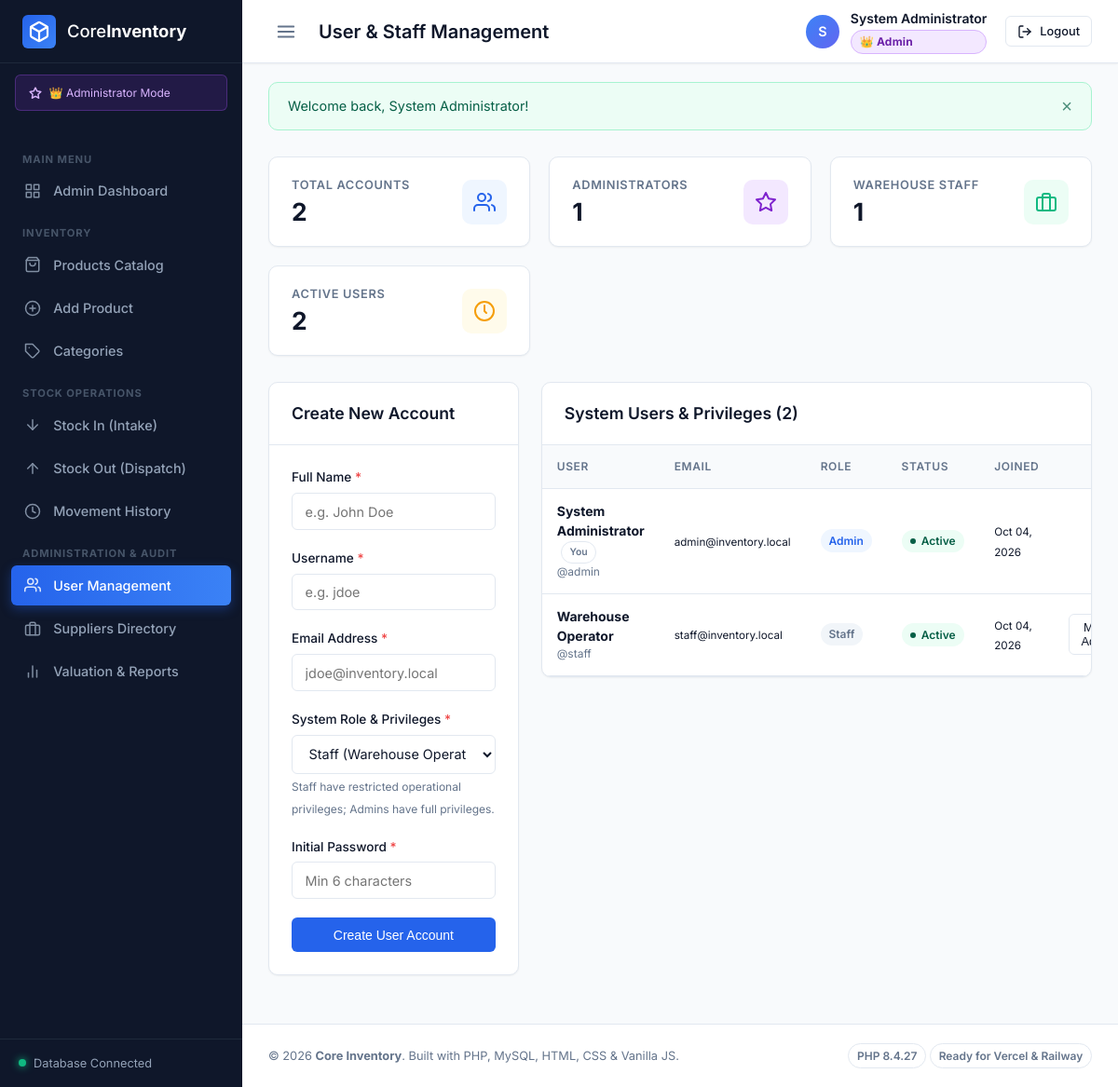
The page /pages/users.php (signed in) on the database its author committed.
### tables this page shows
CREATE TABLE `users` (
    `id` INT UNSIGNED NOT NULL AUTO_INCREMENT,
    `full_name` VARCHAR(100) NOT NULL,
    `username` VARCHAR(50) NOT NULL,
    `email` VARCHAR(100) NOT NULL,
    `password_hash` VARCHAR(255) NOT NULL,
    `role` ENUM('admin', 'staff') NOT NULL DEFAULT 'staff',
    `status` ENUM('active', 'inactive') NOT NULL DEFAULT 'active',
    `created_at` DATETIME NOT NULL DEFAULT CURRENT_TIMESTAMP,
    `updated_at` DATETIME NOT NULL DEFAULT CURRENT_TIMESTAMP ON UPDATE CURRENT_TIMESTAMP,
    PRIMARY KEY (`id`),
    UNIQUE KEY `uk_users_username` (`username`),
    UNIQUE KEY `uk_users_email` (`email`)
);

### config/config.php (called while the page is built, shortened)
<?php
function url(string $path = ''): string {
    $trimmedPath = ltrim($path, '/');
    return BASE_URL . '/' . $trimmedPath;
}
function isLoggedIn(): bool {
    return isset($_SESSION['user_id']) && !empty($_SESSION['user_id']);
}
function currentUser(): ?array {
    return [
        'id'        => $_SESSION['user_id'] ?? null,
        'full_name' => $_SESSION['user_name'] ?? 'User',
        'username'  => $_SESSION['username'] ?? '',
        'email'     => $_SESSION['user_email'] ?? '',
        'role'      => $_SESSION['user_role'] ?? 'staff'
    ];
}

### pages/users.php (the view, shortened to what this page needs)
<?php
require_once __DIR__ . '/../includes/header.php';
$users = $pdo->query("SELECT * FROM users ORDER BY role ASC, created_at DESC")->fetchAll();
$totalUsers = count($users);
$adminCount = 0;
$staffCount = 0;
$activeCount = 0;
foreach ($users as $u) {
    if ($u['role'] === 'admin') $adminCount++;
    if ($u['role'] === 'staff') $staffCount++;
    if ($u['status'] === 'active') $activeCount++;
}
$currentUserId = currentUser()['id'] ?? 0;
?>
<div class="metrics-grid">
    <div class="metric-card">
        <div class="metric-data">
            <span class="metric-label">Total Accounts</span>
            <span class="metric-value"><?= $totalUsers ?></span>
        </div>
        <div class="metric-icon primary">
        </div>
    </div>
    <div class="metric-card">
        <div class="metric-data">
            <span class="metric-label">Administrators</span>
            <span class="metric-value"><?= $adminCount ?></span>
        </div>
        <div class="metric-icon" style="background: #f3e8ff; color: #7e22ce;">
            <svg width="24" height="24" viewBox="0 0 24 24" fill="none" stroke="currentColor" stroke-width="2" stroke-linecap="round" stroke-linejoin="round">
                <path d="M12 2l3.09 6.26L22 9.27l-5 4.87 1.18 6.88L12 17.77l-6.18 3.25L7 14.14 2 9.27l6.91-1.01L12 2z"></path>
            </svg>
        </div>
    </div>
    <div class="metric-card">
        <div class="metric-data">
            <span class="metric-label">Warehouse Staff</span>
            <span class="metric-value"><?= $staffCount ?></span>
        </div>
        <div class="metric-icon success">
            <svg width="24" height="24" viewBox="0 0 24 24" fill="none" stroke="currentColor" stroke-width="2" stroke-linecap="round" stroke-linejoin="round">
                <rect x="2" y="7" width="20" height="14" rx="2" ry="2"></rect>
                <path d="M16 21V5a2 2 0 0 0-2-2h-4a2 2 0 0 0-2 2v16"></path>
            </svg>
        </div>
    </div>
    <div class="metric-card">
        <div class="metric-data">
            <span class="metric-label">Active Users</span>
            <span class="metric-value"><?= $activeCount ?></span>
        </div>
        <div class="metric-icon warning">
            <svg width="24" height="24" viewBox="0 0 24 24" fill="none" stroke="currentColor" stroke-width="2" stroke-linecap="round" stroke-linejoin="round">
                <circle cx="12" cy="12" r="10"></circle>
                <polyline points="12 6 12 12 14 14"></polyline>
            </svg>
        </div>
    </div>
</div>
<div style="display: grid; grid-template-columns: 1fr 2.2fr; gap: 1.5rem; align-items: start;">
    <div class="card">
        <div class="card-header">
            <h2 class="card-title">Create New Account</h2>
        </div>
        <div class="card-body">
            <form action="<?= url('api/users.php?action=create') ?>" method="POST">
                <div class="form-group">
                    <label class="form-label required" for="full_name">Full Name</label>
                    <input type="text" id="full_name" name="full_name" class="form-control" placeholder="e.g. John Doe" required>
                </div>
                <div class="form-group">
                    <label class="form-label required" for="username">Username</label>
                    <input type="text" id="username" name="username" class="form-control" placeholder="e.g. jdoe" required>
                </div>
                <div class="form-group">
                    <label class="form-label required" for="email">Email Address</label>
                    <input type="email" id="email" name="email" class="form-control" placeholder="jdoe@inventory.local" required>
                </div>
                <div class="form-group">
                    <label class="form-label required" for="role">System Role & Privileges</label>
                    <select id="role" name="role" class="form-control" required>
                        <option value="staff">Staff (Warehouse Operations, Intake & Dispatch)</option>
                    </select>
                    <span class="form-text">Staff have restricted operational privileges; Admins have full privileges.</span>
                </div>
                <div class="form-group">
                    <label class="form-label required" for="password">Initial Password</label>
                    <input type="password" id="password" name="password" class="form-control" placeholder="Min 6 characters" required>
                </div>
                <button type="submit" class="btn btn-primary" style="width: 100%;">Create User Account</button>
            </form>
        </div>
    </div>
    <div class="card">
        <div class="card-header">
            <h2 class="card-title">System Users & Privileges (<?= $totalUsers ?>)</h2>
        </div>
        <div class="card-body" style="padding: 0;">
            <div class="table-responsive">
                <table class="table">
                    <thead>
                        <tr>
                            <th>User</th>
                            <th>Email</th>
                            <th>Role</th>
                            <th>Status</th>
                            <th>Joined</th>
                            <th style="text-align: right;">Privilege Controls</th>
                        </tr>
                    </thead>
                    <tbody>
                        <?php foreach ($users as $u):
                            $isSelf = ((int)$u['id'] === (int)$currentUserId);
                        ?>
                            <tr>
                                <td>
                                    <strong><?= htmlspecialchars($u['full_name']) ?></strong>
                                    <?php if ($isSelf): ?>
                                        <span class="badge badge-outline" style="font-size: 0.65rem; margin-left: 0.25rem;">You</span>
                                    <?php endif; ?>
                                    <div style="font-size: 0.75rem; color: var(--text-muted);">@<?= htmlspecialchars($u['username']) ?></div>
                                </td>
                                <td><small><?= htmlspecialchars($u['email']) ?></small></td>
                                <td>
                                    <span class="badge <?= $u['role'] === 'admin' ? 'badge-primary' : 'badge-secondary' ?>">
                                        <?= ucfirst($u['role']) ?>
                                    </span>
                                </td>
                                <td>
                                    <span class="stock-status-pill <?= $u['status'] === 'active' ? 'instock' : 'outofstock' ?>">
                                        <?= ucfirst($u['status']) ?>
                                    </span>
                                </td>
                                <td><small><?= date('M d, Y', strtotime($u['created_at'])) ?></small></td>
                                <td style="text-align: right;">
                                    <?php if ($isSelf): ?>
                                        <small style="color: var(--text-muted);">Current Active Session</small>
                                    <?php else: ?>
                                        <div style="display: inline-flex; gap: 0.35rem; align-items: center;">
                                            <form action="<?= url('api/users.php?action=change_role') ?>" method="POST" style="margin: 0; display: inline;">
                                                <button type="submit" class="btn btn-sm btn-outline" title="Switch between Admin and Staff">
                                                    <?= $u['role'] === 'admin' ? 'Make Staff' : 'Make Admin' ?>
                                                </button>
                                            </form>
                                        </div>
                                    <?php endif; ?>
                                </td>
                            </tr>
                        <?php endforeach; ?>
                    </tbody>
                </table>
            </div>
        </div>
    </div>
</div>
<?php require_once __DIR__ . '/../includes/footer.php'; ?>

### assets/css/style.css (style rules this page uses)
:root { --primary: #2563eb; --primary-hover: #1d4ed8; --primary-light: #eff6ff; --secondary: #64748b; --secondary-hover: #475569; --secondary-light: #f1f5f9; --success: #10b981; --success-light: #ecfdf5; --warning: #f59e0b; --warning-light: #fffbeb; --danger: #ef4444; --danger-light: #fef2f2; --info: #06b6d4; --info-light: #ecfeff; --bg-main: #f8fafc; --bg-card: #ffffff; --bg-sidebar: #0f172a; --bg-sidebar-hover: #1e293b; --text-main: #0f172a; --text-muted: #64748b; --text-sidebar: #94a3b8; --text-sidebar-active: #ffffff; --border-color: #e2e8f0; --border-sidebar: #1e293b; --radius-sm: 6px; --radius-md: 10px; --radius-lg: 14px; --radius-full: 9999px; --shadow-sm: 0 1px 2px 0 rgba(0, 0, 0, 0.05); --shadow-md: 0 4px 6px -1px rgba(0, 0, 0, 0.07), 0 2px 4px -2px rgba(0, 0, 0, 0.05); --shadow-lg: 0 10px 15px -3px rgba(0, 0, 0, 0.08), 0 4px 6px -4px rgba(0, 0, 0, 0.05); --font-sans: 'Inter', -apple-system, BlinkMacSystemFont, 'Segoe UI', Roboto, sans-serif; --sidebar-width: 260px; --sidebar-collapsed-width: 70px; --navbar-height: 68px; --transition: all 0.25s cubic-bezier(0.4, 0, 0.2, 1); }
*, *::before, *::after { box-sizing: border-box; margin: 0; padding: 0; }
body { font-family: var(--font-sans); background-color: var(--bg-main); color: var(--text-main); line-height: 1.5; -webkit-font-smoothing: antialiased; }
.btn { display: inline-flex; align-items: center; justify-content: center; gap: 0.5rem; padding: 0.6rem 1.15rem; font-size: 0.875rem; font-weight: 500; border-radius: var(--radius-sm); border: 1px solid transparent; cursor: pointer; transition: var(--transition); }
.btn-primary { background-color: var(--primary); color: white; }
.btn-outline { background-color: transparent; border-color: var(--border-color); color: var(--text-main); }
.btn-sm { padding: 0.4rem 0.75rem; font-size: 0.8rem; }
.badge { display: inline-flex; align-items: center; padding: 0.2rem 0.55rem; font-size: 0.75rem; font-weight: 600; border-radius: var(--radius-full); }
.badge-primary { background: var(--primary-light); color: var(--primary); }
.badge-secondary { background: var(--secondary-light); color: var(--secondary); }
.badge-outline { background: transparent; border: 1px solid var(--border-color); color: var(--text-muted); }
.card { background: var(--bg-card); border-radius: var(--radius-md); border: 1px solid var(--border-color); box-shadow: var(--shadow-sm); margin-bottom: 1.5rem; overflow: hidden; }
.card-header { padding: 1.25rem 1.5rem; border-bottom: 1px solid var(--border-color); display: flex; align-items: center; justify-content: space-between; }
.card-title { font-size: 1.1rem; font-weight: 600; }
.card-body { padding: 1.5rem; }
.table-responsive { overflow-x: auto; width: 100%; }
.table { width: 100%; border-collapse: collapse; font-size: 0.875rem; text-align: left; }
.table th { background: #f8fafc; color: var(--text-muted); font-weight: 600; text-transform: uppercase; font-size: 0.75rem; letter-spacing: 0.05em; padding: 0.85rem 1rem; border-bottom: 1px solid var(--border-color); }
.table td { padding: 0.85rem 1rem; border-bottom: 1px solid var(--border-color); vertical-align: middle; }
.form-group { margin-bottom: 1.25rem; }
.form-label { display: block; margin-bottom: 0.4rem; font-size: 0.85rem; font-weight: 500; color: var(--text-main); }
.form-label.required::after { content: " *"; color: var(--danger); }
.form-control { width: 100%; padding: 0.65rem 0.85rem; font-size: 0.9rem; border: 1px solid var(--border-color); border-radius: var(--radius-sm); background-color: #ffffff; font-family: inherit; color: var(--text-main); transition: var(--transition); }
.form-text { font-size: 0.75rem; color: var(--text-muted); margin-top: 0.25rem; }

### rows shown on the page
users: full_name "System Administrator", shows "You", username "admin", email "admin@inventory.local", role "Admin", status "Active", created_at "Oct 04, 2026"
users: full_name "Warehouse Operator", username "staff", email "staff@inventory.local", role "Staff", status "Active", created_at "Oct 04, 2026", shows "Make Admin"

### other values the page prints
$pageTitle "User & Staff Management"
substr($user['full_name'], 0, 1) "S"
$user['full_name'] "System Administrator"
$flash['message'] "Welcome back, System Administrator!"
$totalUsers "2"
$adminCount "1"
$staffCount "1"
$activeCount "2"
APP_NAME "Core Inventory"
PHP_VERSION "8.4.27"
